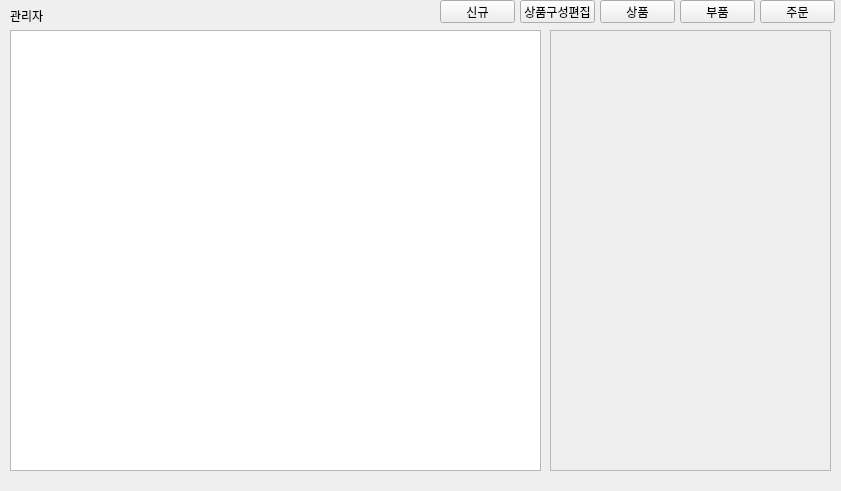
<?xml version="1.0" encoding="UTF-8"?>
<ui version="4.0">
 <class>Biz</class>
 <widget class="QFrame" name="Biz">
  <property name="geometry">
   <rect>
    <x>0</x>
    <y>0</y>
    <width>841</width>
    <height>491</height>
   </rect>
  </property>
  <property name="windowTitle">
   <string>Frame</string>
  </property>
  <widget class="QLabel" name="ID">
   <property name="geometry">
    <rect>
     <x>10</x>
     <y>10</y>
     <width>56</width>
     <height>12</height>
    </rect>
   </property>
   <property name="text">
    <string>관리자</string>
   </property>
  </widget>
  <widget class="QPushButton" name="ShowOrder">
   <property name="geometry">
    <rect>
     <x>760</x>
     <y>0</y>
     <width>75</width>
     <height>23</height>
    </rect>
   </property>
   <property name="text">
    <string>주문</string>
   </property>
  </widget>
  <widget class="QPushButton" name="ShowParts">
   <property name="geometry">
    <rect>
     <x>680</x>
     <y>0</y>
     <width>75</width>
     <height>23</height>
    </rect>
   </property>
   <property name="text">
    <string>부품</string>
   </property>
  </widget>
  <widget class="QFrame" name="Side_Frame">
   <property name="geometry">
    <rect>
     <x>550</x>
     <y>30</y>
     <width>281</width>
     <height>441</height>
    </rect>
   </property>
   <property name="sizePolicy">
    <sizepolicy hsizetype="Preferred" vsizetype="Preferred">
     <horstretch>2</horstretch>
     <verstretch>0</verstretch>
    </sizepolicy>
   </property>
   <property name="frameShape">
    <enum>QFrame::StyledPanel</enum>
   </property>
   <property name="frameShadow">
    <enum>QFrame::Raised</enum>
   </property>
  </widget>
  <widget class="QFrame" name="frame">
   <property name="geometry">
    <rect>
     <x>10</x>
     <y>30</y>
     <width>531</width>
     <height>441</height>
    </rect>
   </property>
   <property name="frameShape">
    <enum>QFrame::StyledPanel</enum>
   </property>
   <property name="frameShadow">
    <enum>QFrame::Raised</enum>
   </property>
   <widget class="QTableView" name="ProductView">
    <property name="geometry">
     <rect>
      <x>0</x>
      <y>0</y>
      <width>531</width>
      <height>441</height>
     </rect>
    </property>
   </widget>
   <widget class="QTableView" name="OrderView">
    <property name="geometry">
     <rect>
      <x>0</x>
      <y>0</y>
      <width>531</width>
      <height>441</height>
     </rect>
    </property>
   </widget>
   <widget class="QTableView" name="PartsView">
    <property name="geometry">
     <rect>
      <x>0</x>
      <y>0</y>
      <width>531</width>
      <height>441</height>
     </rect>
    </property>
   </widget>
   <widget class="QTabWidget" name="NewView">
    <property name="geometry">
     <rect>
      <x>0</x>
      <y>0</y>
      <width>531</width>
      <height>441</height>
     </rect>
    </property>
    <property name="currentIndex">
     <number>0</number>
    </property>
    <widget class="QWidget" name="NewProductTab">
     <attribute name="title">
      <string>상품</string>
     </attribute>
     <widget class="QTableView" name="NewProductView">
      <property name="geometry">
       <rect>
        <x>0</x>
        <y>0</y>
        <width>531</width>
        <height>421</height>
       </rect>
      </property>
     </widget>
    </widget>
    <widget class="QWidget" name="NewPartTab">
     <attribute name="title">
      <string>부품</string>
     </attribute>
     <widget class="QTableView" name="NewPartView">
      <property name="geometry">
       <rect>
        <x>-10</x>
        <y>-10</y>
        <width>531</width>
        <height>421</height>
       </rect>
      </property>
     </widget>
    </widget>
   </widget>
   <widget class="QTableView" name="RecipeView">
    <property name="geometry">
     <rect>
      <x>0</x>
      <y>0</y>
      <width>531</width>
      <height>441</height>
     </rect>
    </property>
   </widget>
  </widget>
  <widget class="QPushButton" name="ShowProduct">
   <property name="geometry">
    <rect>
     <x>600</x>
     <y>0</y>
     <width>75</width>
     <height>23</height>
    </rect>
   </property>
   <property name="text">
    <string>상품</string>
   </property>
  </widget>
  <widget class="QPushButton" name="ShowNew">
   <property name="geometry">
    <rect>
     <x>440</x>
     <y>0</y>
     <width>75</width>
     <height>23</height>
    </rect>
   </property>
   <property name="text">
    <string>신규</string>
   </property>
  </widget>
  <widget class="QPushButton" name="ShowRecipe">
   <property name="geometry">
    <rect>
     <x>520</x>
     <y>0</y>
     <width>75</width>
     <height>23</height>
    </rect>
   </property>
   <property name="text">
    <string>상품구성편집</string>
   </property>
  </widget>
 </widget>
 <resources/>
 <connections/>
</ui>
